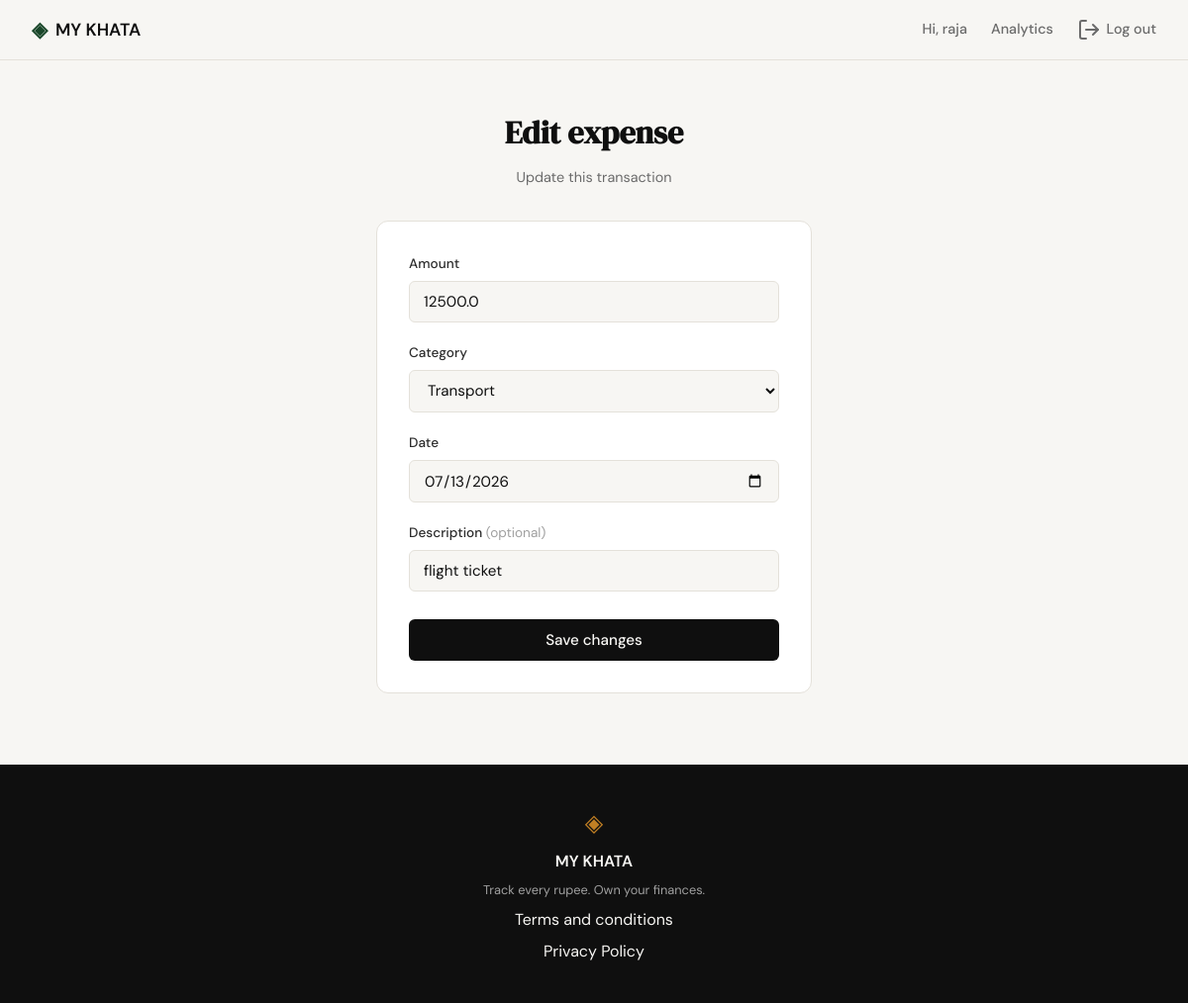
The page /expenses/26/edit (signed in) on the database its author committed.
### tables this page shows
CREATE TABLE expenses (
                id INTEGER PRIMARY KEY AUTOINCREMENT,
                user_id INTEGER NOT NULL,
                amount REAL NOT NULL,
                category TEXT NOT NULL,
                date TEXT NOT NULL,
                description TEXT,
                created_at TEXT DEFAULT (datetime('now')),
                FOREIGN KEY (user_id) REFERENCES users (id)
            );

### app.py (the view, shortened to what this page needs)
@app.route("/expenses/<int:id>/edit", methods=["GET", "POST"])
@login_required
def edit_expense(id):
    expense = get_expense_by_id(id)
    if expense is None or expense["user_id"] != session["user_id"]:
        abort(404)
    if request.method == "GET":
        values = {
            "amount": expense["amount"],
            "category": expense["category"],
            "date": expense["date"],
            "description": expense["description"] or "",
        }
        return _render_edit_expense_form(id, values)

### app.py (called while the page is built)
def login_required(view):
    @wraps(view)
    def wrapped_view(*args, **kwargs):
        if not session.get("user_id"):
            return redirect(url_for("login"))
        return view(*args, **kwargs)
    return wrapped_view

def _render_edit_expense_form(expense_id, values, error=None):
    return render_template(
        "edit_expense.html",
        expense_id=expense_id,
        expense=values,
        categories=CATEGORIES,
        error=error,
    )

### database/db.py (called while the page is built)
def get_db():
    conn = sqlite3.connect(DB_PATH)
    conn.row_factory = sqlite3.Row
    conn.execute("PRAGMA foreign_keys = ON")
    return conn

def get_expense_by_id(expense_id):
    conn = get_db()
    try:
        return conn.execute(
            "SELECT * FROM expenses WHERE id = ?", (expense_id,)
        ).fetchone()
    finally:
        conn.close()

### templates/edit_expense.html (shortened to what this page needs)
{% extends "base.html" %}
{% block head %}
<link rel="stylesheet" href="{{ url_for('static', filename='css/add_expense.css') }}">
{% endblock %}
{% block content %}
<section class="auth-section">
    <div class="auth-container">
        <div class="auth-header">
            <h1 class="auth-title">Edit expense</h1>
            <p class="auth-subtitle">Update this transaction</p>
        </div>
        <div class="auth-card">
            <form method="POST" action="{{ url_for('edit_expense', id=expense_id) }}">
                <div class="form-group">
                    <label for="amount">Amount</label>
                    <input type="number" id="amount" name="amount"
                           class="form-input" step="0.01" min="0.01"
                           placeholder="0.00" value="{{ expense.amount }}" required autofocus>
                </div>
                <div class="form-group">
                    <label for="category">Category</label>
                    <select id="category" name="category" class="form-input" required>
                        {% for cat in categories %}
                        <option value="{{ cat }}"{% if cat == expense.category %} selected{% endif %}>{{ cat }}</option>
                        {% endfor %}
                    </select>
                </div>
                <div class="form-group">
                    <label for="date">Date</label>
                    <input type="date" id="date" name="date"
                           class="form-input" value="{{ expense.date }}" required>
                </div>
                <div class="form-group">
                    <label for="description">Description <span class="form-optional">(optional)</span></label>
                    <input type="text" id="description" name="description"
                           class="form-input" placeholder="e.g. Groceries" value="{{ expense.description }}">
                </div>
                <button type="submit" class="btn-submit">Save changes</button>
            </form>
        </div>
    </div>
</section>
{% endblock %}

### static/css/style.css (style rules this page uses)
:root { --ink: #0f0f0f; --ink-soft: #2d2d2d; --ink-muted: #6b6b6b; --ink-faint: #a0a0a0; --paper: #f7f6f3; --paper-warm: #f0ede6; --paper-card: #ffffff; --accent: #1a472a; --accent-light: #e8f0eb; --accent-border: #bfd8c9; --accent-2: #c17f24; --accent-2-light: #fdf3e3; --danger: #c0392b; --danger-light: #fdecea; --danger-border: #f5c6c2; --border: #e4e1da; --border-soft: #eeebe4; --font-display: 'DM Serif Display', Georgia, serif; --font-body: 'DM Sans', system-ui, sans-serif; --max-width: 1200px; --auth-width: 440px; --radius-sm: 6px; --radius-md: 12px; --radius-lg: 20px; }
*, *::before, *::after { box-sizing: border-box; margin: 0; padding: 0; }
html { font-size: 16px; scroll-behavior: smooth; }
body { background: var(--paper); color: var(--ink); font-family: var(--font-body); font-size: 1rem; line-height: 1.6; -webkit-font-smoothing: antialiased; }
.auth-section { min-height: calc(100vh - 60px - 100px); display: flex; align-items: center; justify-content: center; padding: 3rem 2rem; }
.auth-container { width: 100%; max-width: var(--auth-width); }
.auth-header { text-align: center; margin-bottom: 2rem; }
.auth-title { font-family: var(--font-display); font-size: 2rem; color: var(--ink); margin-bottom: 0.5rem; }
.auth-subtitle { font-size: 0.9rem; color: var(--ink-muted); }
.auth-card { background: var(--paper-card); border: 1px solid var(--border); border-radius: var(--radius-md); padding: 2rem; margin-bottom: 1.5rem; }
.form-group { margin-bottom: 1.25rem; }
.form-group label { display: block; font-size: 0.85rem; font-weight: 500; color: var(--ink-soft); margin-bottom: 0.4rem; }
.form-input { width: 100%; padding: 0.6rem 0.875rem; border: 1px solid var(--border); border-radius: var(--radius-sm); font-family: var(--font-body); font-size: 0.95rem; color: var(--ink); background: var(--paper); outline: none; transition: border-color 0.2s; }
.form-input::placeholder { color: var(--ink-faint); }
.btn-submit { width: 100%; padding: 0.7rem; background: var(--ink); color: var(--paper); border: none; border-radius: var(--radius-sm); font-family: var(--font-body); font-size: 0.95rem; font-weight: 500; cursor: pointer; transition: background 0.2s; margin-top: 0.5rem; }

### static/css/add_expense.css (style rules this page uses)
.form-optional { font-weight: 400; color: var(--ink-faint); }

### rows shown on the page
expenses: amount "12500.0", category "Transport", date "07/13/2026", description "flight ticket"

### other values the page prints
{{ session.user_name }} "raja"
